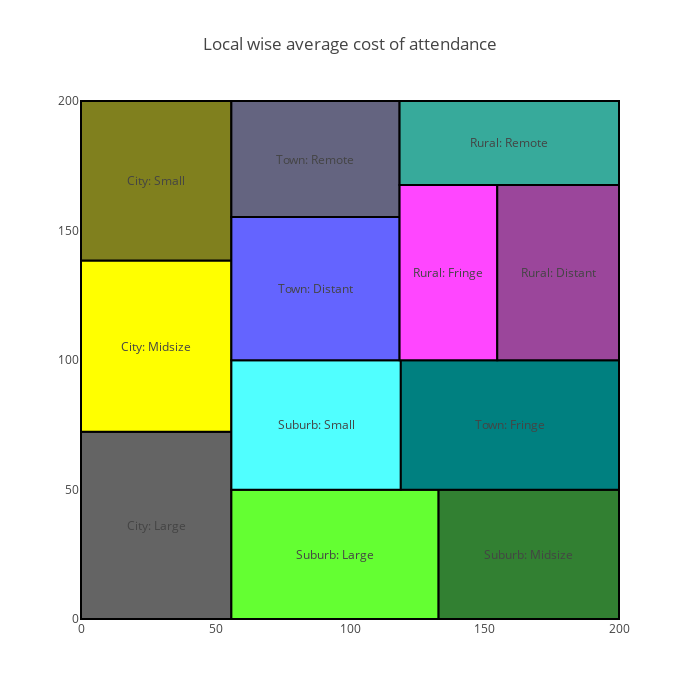

Source (notebook cell):
### Code cell
import plotly.plotly as py
import plotly.graph_objs as go
from plotly.offline import download_plotlyjs, init_notebook_mode, plot, iplot
init_notebook_mode(connected=True)

import squarify

x = 0.
y = 0.
width = 200.
height = 200.

values = np.array(locale.COSTT4_A)

normed = squarify.normalize_sizes(values, width, height)
rects = squarify.squarify(normed, x, y, width, height)

# Choose colors from http://colorbrewer2.org/ under "Export"
color_brewer = ['rgb(100, 100, 100)','rgb(255, 255, 0)','rgb(128, 128, 30)',
                'rgb(100, 255, 50)','rgb(50, 128, 50)','rgb(80, 255, 255)',
               'rgb(0, 128, 128)', 'rgb(100, 100, 255)', 'rgb(100, 100, 128)',
               'rgb(255, 70, 255)','rgb(155, 70, 155)', 'rgb(55, 170, 55)' ]
shapes = []
annotations = []
counter = 0

tags = ['City: Large', 'City: Midsize', 'City: Small', 'Suburb: Large', 'Suburb: Midsize', 
'Suburb: Small', 'Town: Fringe', 'Town: Distant','Town: Remote', 'Rural: Fringe', 'Rural: Distant',
'Rural: Remote'] 

for r in rects:
    shapes.append( 
        dict(
            type = 'rect', 
            x0 = r['x'], 
            y0 = r['y'], 
            x1 = r['x']+r['dx'], 
            y1 = r['y']+r['dy'],
            line = dict( width = 2 ),
            fillcolor = color_brewer[counter]
        ) 
    )
    annotations.append(
        dict(
            x = r['x']+(r['dx']/2),
            y = r['y']+(r['dy']/2),
            text = tags[counter],
            showarrow = False
        )
    )
    counter = counter + 1
    if counter >= len(color_brewer):
        counter = 0

# For hover text
trace0 = go.Scatter(
    x = [ r['x']+(r['dx']/2) for r in rects ], 
    y = [ r['y']+(r['dy']/2) for r in rects ],
    text = [ str(round(v)) for v in values ], 
    mode = 'text',
)
        
layout = dict(
    title='Local wise average cost of attendance',
    height=700, 
    width=700,
    xaxis=dict(showgrid=False,zeroline=False ),
    yaxis=dict(showgrid=False,zeroline=False),
    shapes=shapes,
    annotations=annotations,
    hovermode='closest'
)

# With hovertext
figure = dict(data=[trace0], layout=layout)

# Without hovertext
# figure = dict(data=[Scatter()], layout=layout)

iplot(figure, filename='squarify-treemap')

### Figure 1 — Plotly figure (JSON) as saved in the notebook; plotly's stock layout.template omitted (floating-point values rounded to 4 significant figures)
{"data": [{"mode": "text", "text": ["29280.0", "26775.0", "24952.0", "27867.0", "24261.0", "22827.0", "29392.0", "25038.0", "20294.0", "17804.0", "22188.0", "19143.0"], "type": "scatter", "uid": "cab0707a-e7d8-408e-9fb1-240c761945a6", "x": [27.95, 27.95, 27.95, 94.42, 166.5, 87.4, 159.4, 87.17, 87.17, 136.6, 177.4, 159.2], "y": [36.15, 105.3, 169.2, 24.96, 24.96, 74.93, 74.93, 127.6, 177.6, 133.8, 133.8, 183.8]}], "layout": {"annotations": [{"showarrow": false, "text": "City: Large", "x": 27.95, "y": 36.15}, {"showarrow": false, "text": "City: Midsize", "x": 27.95, "y": 105.3}, {"showarrow": false, "text": "City: Small", "x": 27.95, "y": 169.2}, {"showarrow": false, "text": "Suburb: Large", "x": 94.42, "y": 24.96}, {"showarrow": false, "text": "Suburb: Midsize", "x": 166.5, "y": 24.96}, {"showarrow": false, "text": "Suburb: Small", "x": 87.4, "y": 74.93}, {"showarrow": false, "text": "Town: Fringe", "x": 159.4, "y": 74.93}, {"showarrow": false, "text": "Town: Distant", "x": 87.17, "y": 127.6}, {"showarrow": false, "text": "Town: Remote", "x": 87.17, "y": 177.6}, {"showarrow": false, "text": "Rural: Fringe", "x": 136.6, "y": 133.8}, {"showarrow": false, "text": "Rural: Distant", "x": 177.4, "y": 133.8}, {"showarrow": false, "text": "Rural: Remote", "x": 159.2, "y": 183.8}], "height": 700, "hovermode": "closest", "shapes": [{"fillcolor": "rgb(100, 100, 100)", "line": {"width": 2}, "type": "rect", "x0": 0, "x1": 55.9, "y0": 0, "y1": 72.29}, {"fillcolor": "rgb(255, 255, 0)", "line": {"width": 2}, "type": "rect", "x0": 0, "x1": 55.9, "y0": 72.29, "y1": 138.4}, {"fillcolor": "rgb(128, 128, 30)", "line": {"width": 2}, "type": "rect", "x0": 0, "x1": 55.9, "y0": 138.4, "y1": 200}, {"fillcolor": "rgb(100, 255, 50)", "line": {"width": 2}, "type": "rect", "x0": 55.9, "x1": 132.9, "y0": 0, "y1": 49.93}, {"fillcolor": "rgb(50, 128, 50)", "line": {"width": 2}, "type": "rect", "x0": 132.9, "x1": 200, "y0": 0, "y1": 49.93}, {"fillcolor": "rgb(80, 255, 255)", "line": {"width": 2}, "type": "rect", "x0": 55.9, "x1": 118.9, "y0": 49.93, "y1": 99.94}, {"fillcolor": "rgb(0, 128, 128)", "line": {"width": 2}, "type": "rect", "x0": 118.9, "x1": 200, "y0": 49.93, "y1": 99.94}, {"fillcolor": "rgb(100, 100, 255)", "line": {"width": 2}, "type": "rect", "x0": 55.9, "x1": 118.4, "y0": 99.94, "y1": 155.2}, {"fillcolor": "rgb(100, 100, 128)", "line": {"width": 2}, "type": "rect", "x0": 55.9, "x1": 118.4, "y0": 155.2, "y1": 200.0}, {"fillcolor": "rgb(255, 70, 255)", "line": {"width": 2}, "type": "rect", "x0": 118.4, "x1": 154.7, "y0": 99.94, "y1": 167.6}, {"fillcolor": "rgb(155, 70, 155)", "line": {"width": 2}, "type": "rect", "x0": 154.7, "x1": 200.0, "y0": 99.94, "y1": 167.6}, {"fillcolor": "rgb(55, 170, 155)", "line": {"width": 2}, "type": "rect", "x0": 118.4, "x1": 200.0, "y0": 167.6, "y1": 200}], "title": {"text": "Local wise average cost of attendance"}, "width": 700, "xaxis": {"showgrid": false, "zeroline": false}, "yaxis": {"showgrid": false, "zeroline": false}}}
